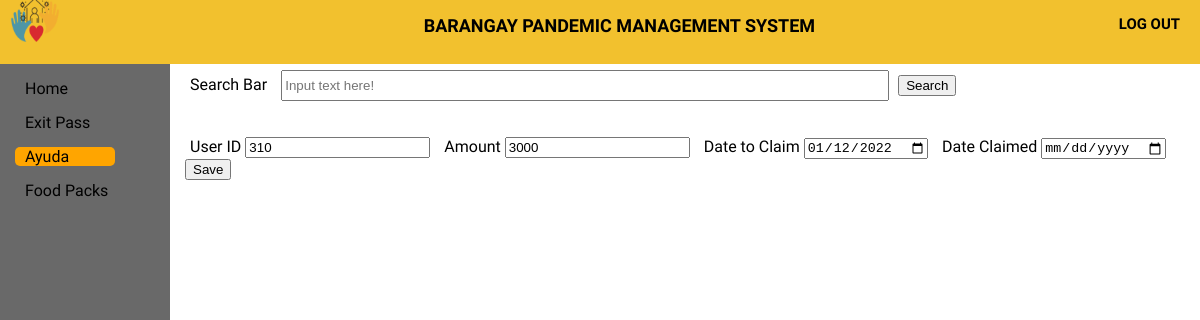
The app's page /Ayuda/edit-ayuda.php?ayudaID=7 (signed in) with its own data.
### tables this page shows
CREATE TABLE `ayuda` (
  `ayudaID` int(11) NOT NULL,
  `userID` int(11) NOT NULL,
  `name2` varchar(50) NOT NULL,
  `amount` int(50) NOT NULL,
  `barangay` varchar(50) NOT NULL,
  `date_toclaim` varchar(50) NOT NULL,
  `date_claimed` varchar(50) NOT NULL
);

### Ayuda/edit-ayuda.php (the view, shortened to what this page needs)
<!DOCTYPE html>
<html>
<html>
<head>
	<link rel="stylesheet" type="text/css" href="ayuda.css">
</head>
<body>
	<header>
		<div class="log_out">
			<a href="../Logout/logout.php" class="logout_btn"><h5>LOG OUT</h5></a>
		</div>
		<div class="title">
			<h5>BARANGAY PANDEMIC MANAGEMENT SYSTEM</h5>
		</div>
		<div class="logobox">
			<img src="logo1.png" class="logo">
		</div>
	</header>
	<div class="sidebar">
		<a href="../home page/home.php"><span>Home</span></a>
		<a href="../ExitPass/exitpass.php"><span>Exit Pass</span></a>
		<a href="../Ayuda/Ayuda.php" id="main"><span>Ayuda</span></a>
		<a href="../Food pack/Food pack.php"><span>Food Packs</span></a>
	</div>
	<div class="content">
		<div class="Cheader">
			<label>Search Bar</label>
			<input type="text" name="searchbar" id="searchbar" placeholder="Input text here!">
			<button>Search</button>
		</div>
					<?php
						require '../Connection/db_conn.php';
						$query = $conn->query("SELECT * FROM `ayuda` WHERE `ayudaID` = '$_REQUEST[ayudaID]'") or die(mysqli_error());
						$fetch = $query->fetch_array();
					?>
		<form method="POST">
		<div class="Add">
			<label>User ID</label>
			<input type = "text" value = "<?php echo $fetch['userID']?>" name = "userID" />
			<label>Amount</label>
			<input type = "text" value = "<?php echo $fetch['amount']?>" name = "amount" />
			<label>Date to Claim</label>
			<input type = "Date" value = "<?php echo $fetch['date_toclaim']?>" name = "date_toclaim" />
			<label>Date Claimed</label>
			<input type = "Date" value = "<?php echo $fetch['date_claimed']?>" name = "date_claimed" />
			<button type="submit" name="edit-ayuda" class="submit">Save</button>
		</div>
		</form>
</body>
</html>

### Ayuda/ayuda.css (style rules this page uses)
body { margin: 0; padding: 0; font-family: alata; min-height: 100vh; width: 100%; background-color: white; }
header { position: fixed; padding: 0; margin: 0; width: 100%; height: 8%; background: #F2C12E; }
.title { height: 1px; }
.title h5 { margin: 15px; text-align: center; font-size: 18px; margin-left: 10%; }
.log_out { margin-top: -10px; padding: 0; margin-right: 20px; float: right; }
.logout_btn { text-decoration: none; color: black; font-size: 18px; }
.logobox { margin-left: 10px; margin-top: -20px; }
.logo { height: 50px; width: 50px; }
.sidebar { top: 8%; padding: 10px; margin: 0; position: fixed; height: 100%; width: 150px; background-color: dimgray; }
.sidebar a { display: block; margin: 5px; margin-bottom: 15px; padding-left: 10px; text-decoration: none; color: black; box-sizing: border-box; }
.sidebar #main { width: 100px; background-color: orange; border-radius: 5px; }
.content { width: 85%; height: 95%px; position: absolute; margin-top: 5%; margin-left: 15%; }
.Cheader { margin: 10px; margin-bottom: 10px; }
.content button { margin-left: 5px; }
#searchbar { width: 60%; height: 25px; margin-left: 10px; margin-bottom: 20px; }
.Add label { margin-left: 10px; }

### records on screen
ayuda: userID "310", amount "3000", date_toclaim "01/12/2022"
